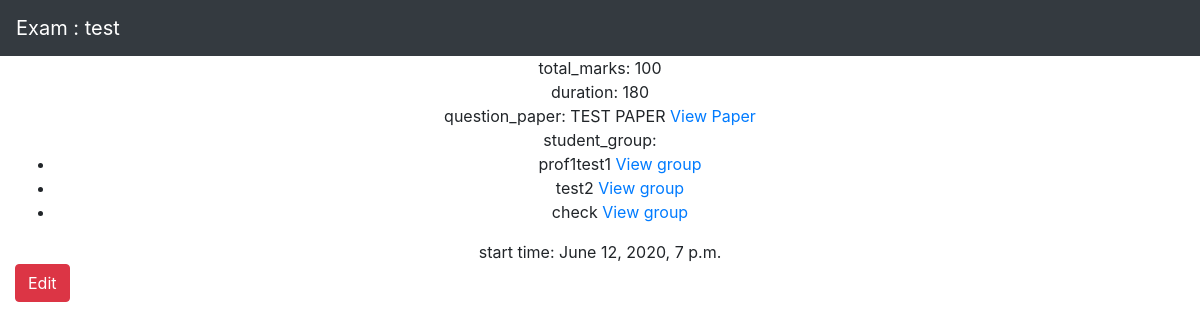
Page /prof/profusername/exams/1 on the committed database.
### main/models.py (models this page shows, shortened)
class Exam_Model(models.Model):
    professor = models.ForeignKey(User, limit_choices_to={
                                  'groups__name': "Professor"}, on_delete=models.CASCADE)
    name = models.CharField(max_length=50)
    total_marks = models.IntegerField()
    duration = models.IntegerField()
    question_paper = models.ForeignKey(
        Question_Paper, on_delete=models.CASCADE, related_name='exam')
    student_group = models.ManyToManyField(Special_Students, related_name='exam')
    start_time = models.DateTimeField()
    end_time = models.DateTimeField()

class Question_Paper(models.Model):
    professor = models.ForeignKey(User, limit_choices_to={
                                  'groups__name': "Professor"}, on_delete=models.CASCADE)
    qPaperTitle = models.CharField(max_length=100)
    questions = models.ManyToManyField(Question_DB)

class Special_Students(models.Model):
    professor = models.ForeignKey(User, limit_choices_to={
                                  'groups__name': "Professor"}, on_delete=models.CASCADE)
    category_name = models.CharField(max_length=10)
    students = models.ManyToManyField(
        User, limit_choices_to={'groups__name': "Student"}, related_name='students')

### prof/views/exam.py (the view)
def view_exam(request, prof_username, exam_id):
    prof = User.objects.get(username=prof_username)
    exam = Exam_Model.objects.get(professor=prof, pk=exam_id)
    return render(request, 'prof/exam/view_exam.html', {
        'exam': exam, 'prof': prof, 'student_group': exam.student_group.all()
    })

### prof/templates/prof/exam/view_exam.html (shortened to what this page needs)
<!DOCTYPE html>
<html lang="en">
<head>
    <link rel="stylesheet" href="https://maxcdn.bootstrapcdn.com/bootstrap/4.2.1/css/bootstrap.min.css">
    <link rel="stylesheet" href="https://stackpath.bootstrapcdn.com/font-awesome/4.7.0/css/font-awesome.min.css">
</head>
<body>
    <nav class="navbar bg-dark navbar-dark">
        <a class="navbar-brand" href="#">Exam : {{ exam.name }}</a>
    </nav>
    <div class="container-fluid">
        <div align="center">
            <div>
                total_marks: {{exam.total_marks}}<br>
                duration: {{exam.duration}}<br>
                question_paper: {{exam.question_paper.qPaperTitle}}
                <a href="{% url 'prof:view_specific_paper' prof.username exam.question_paper.id %}">View Paper</a><br>
                student_group:
                <ul>
                    {% for group in student_group %}
                    <li>
                        {{ group.category_name }}
                        <a href="{% url 'prof:view_specific_group' prof.username group.id %}">View group</a>
                    </li>
                    {% endfor %}
                </ul>
                start time: {{ exam.start_time }}
            </div>
        </div>
        <a href="{% url 'prof:edit_exam' prof.username exam.id %}" class="btn btn-danger">Edit</a>
    </div>
</body>
</html>

### rows in the picture
Exam_Model: name "test", total_marks "100", duration "180", question_paper.qPaperTitle "TEST PAPER", start_time "June 12, 2020, 7 p.m."
Special_Students: category_name "prof1test1"
Special_Students: category_name "test2"
Special_Students: category_name "check"
